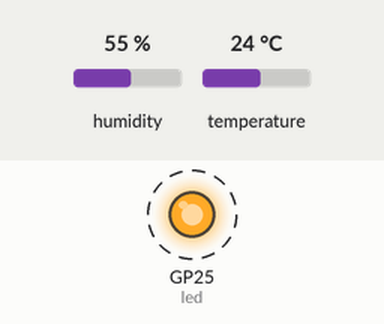
The program below on a simulated Raspberry Pi Pico running MicroPython. Shown: output pins drawn as LEDs (lit = HIGH). Dashed ring = blinking. Inputs (shaded band) come from the test bench; at power-on: humidity 55 %, temperature 24 °C. Library files of the repository ran but are not shown: aht10.py; what the program prints to the serial console is not drawn.

Above: at 0.3 s.
Timing chart, 0 to 3.0 s (numbered marks = the images above):
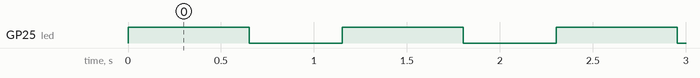

Measured:
- by itself, GP25 (led): alternates HIGH for 0.65 s and LOW for 0.50 s

The program:

main.py
```python
from machine import Pin,I2C
import time
from aht10 import AHT10
i2c = I2C(id=0,scl=Pin(9),sda=Pin(8),freq=400000)
aht10=AHT10(i2c=i2c)
led = Pin(25, Pin.OUT)

while True:
    led.value(1)
    time.sleep(0.5)
    aht10.print()
    led.value(0)
    time.sleep(0.5)
```
